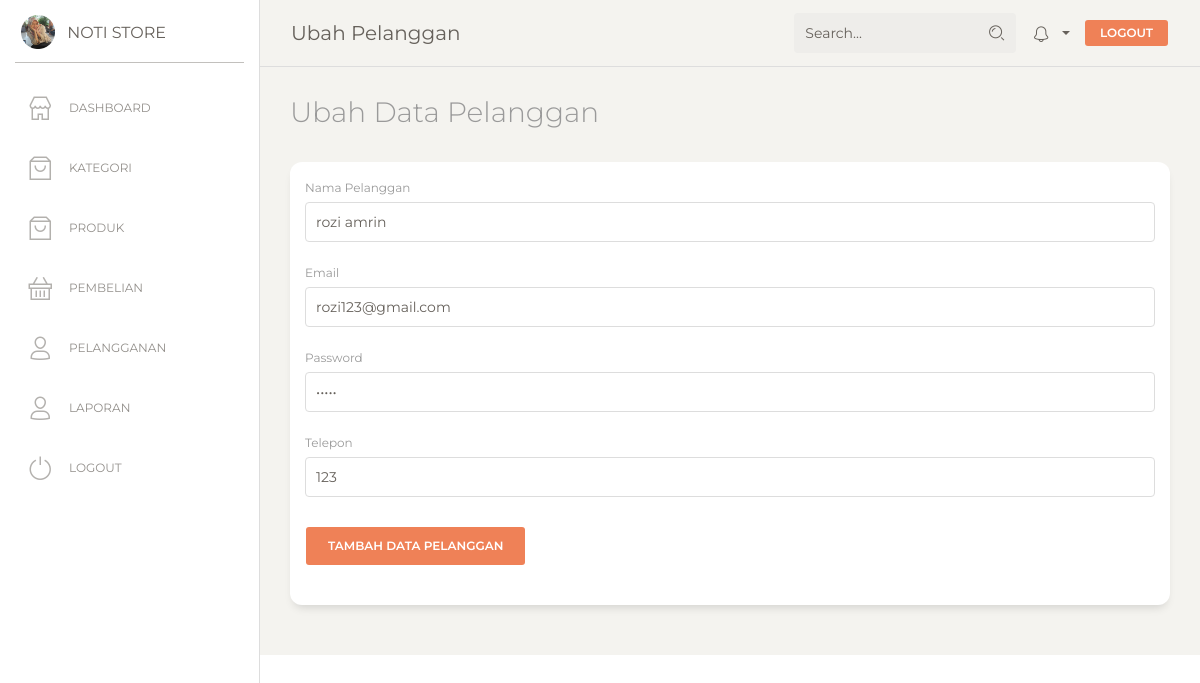
Page /admin/index.php?p=ubahpelanggan&id=2 (signed in) on the committed database.
### tables this page shows
CREATE TABLE `tb_pelanggan` (
  `id_pelanggan` int(11) NOT NULL,
  `email_pelanggan` varchar(100) NOT NULL,
  `password_pelanggan` varchar(100) NOT NULL,
  `nama_pelanggan` varchar(100) NOT NULL,
  `telepon_pelanggan` varchar(25) NOT NULL,
  `alamat_pelanggan` varchar(100) NOT NULL
);

### admin/pelanggan/ubah_pelanggan.php (the view, shortened to what this page needs)
<?php
require_once 'function_pelanggan.php';
$id = $_GET['id'];
$ubahP = $conn->query("SELECT * FROM tb_pelanggan WHERE id_pelanggan = $id") or die(mysqli_error($conn));
$row = $ubahP->fetch_assoc();
?>
<h3 class="description">Ubah Data Pelanggan</h3>
<div class="row">
<div class="col-md-12">
  <div class="card card-user">
		<div class="card-body">
			<form action="" method="post">
			<div class="form-group">
				<label>Nama Pelanggan</label>
				<input type="text" class="form-control" name="nama_pelanggan" placeholder="Masukan nama anda" autofocus="on" required value="<?= $row['nama_pelanggan']; ?>">
			</div>
			<div class="form-group">
				<label>Email</label>
				<input type="email" class="form-control" name="email_pelanggan" placeholder="Masukan email anda" required value="<?= $row['email_pelanggan']; ?>">
			</div>
			<div class="form-group">
				<label>Password</label>
				<input type="password" class="form-control" name="password_pelanggan" placeholder="Masukan password anda" required value="<?= $row['password_pelanggan']; ?>">
			</div>
			<div class="form-group">
				<label>Telepon</label>
				<input type="number" class="form-control" placeholder="Masukan nomor aktif anda" name="telepon" required value="<?= $row['telepon_pelanggan']; ?>">
			</div>
			<div class="form-group">
				<button type="submit" name="ubah_pelanggan" class="btn btn-danger">Tambah Data Pelanggan</button>
			</div>
			</form>
		</div>
	</div>
</div>
</div>

### rows in the picture
tb_pelanggan: nama_pelanggan "rozi amrin", email_pelanggan "rozi123@gmail.com", telepon "123"
